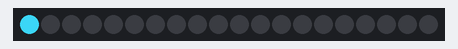
Recording of a sketch running on a simulated Arduino Leonardo, built with avr-gcc and run on an emulated ATmega32U4. Parts: 20 RGB LEDs in strip order, left to right. Random numbers use the default seed unless the sketch sets one.

Above: at 0.22 s.
At 1.88 s:
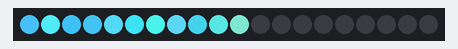
At 2.62 s:
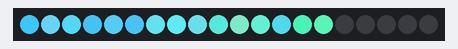
At 3.39 s:
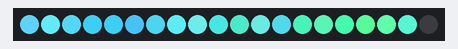
At 35.95 s:
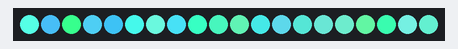
At 39.72 s:
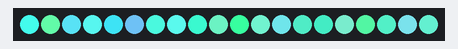

The sketch:

LoopWater.ino
```cpp
// Code by Leonardo Martinez
// For inquries, Leos32111@gmail.com

#include <FastLED.h>

#define NUM_LEDS 20
#define DATA_PIN 4

CRGB leds[NUM_LEDS];
CRGB holdLEDS[NUM_LEDS];

int delayTime = 150;

// INITIAL VALUES AND THEIR CLAMPING MIN AND MAXES.
int sR = 55;
int hR = sR;
int minR = 55;
int maxR = 100;
int devR = 30;

int sG = 198;
int hG = sG;
int minG = 175;
int maxG = 255;
int devG = 55;

int sB = 229;
int hB = sB;
int minB = 140;
int maxB = 255;
int devB = 30;
// TO CHANGE COLOR SETTINGS, USE ABOVE VALUES.
// DEV(R/G/B) is the deviation range of each addition or subtraction from the original value.
// Clamp ensures that the changes stay within a good range.

// VARIATION RANGE FOR PRIOR INDEXES
// USED TO SLIGHTLY VARY INDEXES THAT HAVE BEEN ALTERED BEFORE AS TO SIMULATE SMALL CHANGES IN LIQUID LIGHT REFRACTION.
int priorVarR = 10;
int priorVarG = 10;
int priorVarB = 0;
//

CRGB start = CRGB(sR,sG,sB);
CRGB hold = start;

int coin = 0;

void setup() {
  FastLED.addLeds<NEOPIXEL, DATA_PIN>(leds, NUM_LEDS);
}

int itFlag;

void loop() {
  for(int i = 0; i < NUM_LEDS; i++)
  {
    leds[i] = hold;
    itFlag = i;
    delay(delayTime);
    FastLED.show();

    if(holdLEDS[i] == CRGB(0,0,0))
    {
      holdLEDS[i] = leds[i];
    }

    //R
    coin = coinflip();
    if(coin == 0)
    {
      hR = hR + random(0,devR);
    }
    else
    {
      hR = hR - random(0,devR);
    }

    hR = clamp(hR, minR, maxR);

    //G
    coin = coinflip();
    if(coin == 0)
    {
      hG = hG + random(0,devG);
    }
    else
    {
      hG = hG - random(0,devG);
    }

    hG = clamp(hG, minG, maxG);

    //B
    coin = coinflip();
    if(coin == 0)
    {
      hB = hB + random(0,devB);
    }
    else
    {
      hB = hB - random(0,devB);
    }

    hB = clamp(hB, minB, maxB);

    //HOLD
    hold = CRGB(hR,hG,hB);

    for(int i = 0; i < NUM_LEDS; i++)
    {
      if((i != itFlag) && (leds[i] != CRGB(0,0,0)))
      {
        // R G B OF PRIOR ITERATIONS TO BE SLIGHTLY CHANGED;
        holdLEDS[i] = randSmallRGB(holdLEDS[i], priorVarR, priorVarG, priorVarB);
        leds[i] = holdLEDS[i];
        FastLED.show();
      }
    }
  }
}

//CLAMP by Leonardo Martinez
int clamp(int org, int minCap, int maxCap)
{
  if(org > maxCap)
  {
    org = maxCap;
  }
  else if(org < minCap)
  {
    org = minCap;
  }

  return org;
}

//COINFLIP
int coinflip()
{
  int flip = random(0, 101);
  if((flip % 2) == 0)
  {
    coin = 0;
  }
  else
  {
    coin = 1;
  }

  return coin;
}

CRGB randSmallRGB(CRGB org, int r, int g, int b)
{
  int currentRGB;

  if(coinflip() == 0)
  {
    currentRGB = org.r + r;
  }
  else
  {
    currentRGB = org.r - r;
  }
  currentRGB = clamp(currentRGB, minR, maxR);
  org.r = currentRGB;

  if(coinflip() == 0)
  {
    currentRGB = org.g + g;
  }
  else
  {
    currentRGB = org.g - g;
  }
  currentRGB = clamp(currentRGB, minG, maxG);
  org.g = currentRGB;

  if(coinflip() == 0)
  {
    currentRGB = org.b + b;
  }
  else
  {
    currentRGB = org.b - b;
  }
  currentRGB = clamp(currentRGB, minB, maxB);
  org.b = currentRGB;

  return org;
}

// Leonardo Martinez
```
